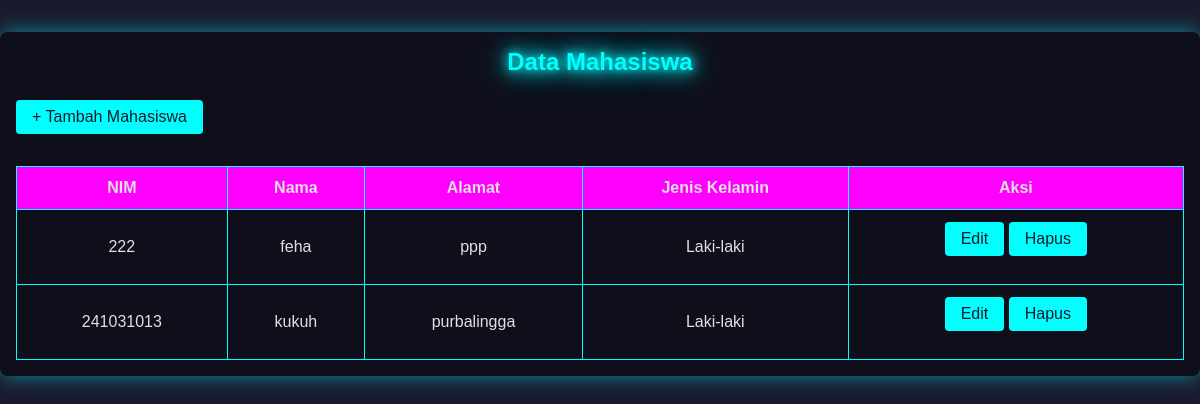
Screenshot of /data_mahasiswa.php (signed in) with the database file from the repository.
### tables this page shows
CREATE TABLE `mahasiswa` (
  `nim` varchar(20) NOT NULL,
  `nama` varchar(100) NOT NULL,
  `tempat` text DEFAULT NULL,
  `pk` enum('laki-laki','perempuan') DEFAULT NULL,
  `created_at` timestamp NOT NULL DEFAULT current_timestamp()
);

### data_mahasiswa.php (the view, shortened to what this page needs)
<?php
include 'koneksi.php';
$result = mysqli_query($koneksi, "SELECT * FROM mahasiswa ORDER BY nim ASC");
?>
<!DOCTYPE html>
<html lang="id">
<head>
    <body>
    <div class="dashboard">
    <h2>Data Mahasiswa</h2>
    <a href="tambah_mahasiswa.php" class="button">+ Tambah Mahasiswa</a>
    <table>
        <thead>
            <tr><th>NIM</th><th>Nama</th><th>Alamat</th><th>Jenis Kelamin</th><th>Aksi</th></tr>
        </thead>
        <tbody>
            <?php while($row = mysqli_fetch_assoc($result)): ?>
                <tr>
                    <td><?= $row['nim'] ?></td>
                    <td><?= $row['nama'] ?></td>
                    <td><?= $row['tempat'] ?></td>
                    <td><?= ucfirst($row['pk']) ?></td>
                    <td>
                        <a href="edit_mahasiswa.php?id=<?= $row['nim'] ?>" class="button">Edit</a>
                        <a href="hapus_mahasiswa.php?id=<?= $row['nim'] ?>" class="button" onclick="return confirm('Hapus data ini?')">Hapus</a>
                    </td>
                </tr>
            <?php endwhile; ?>
        </tbody>
        </table>
    </div>
    </body>

### data_mahasiswa.php (style rules this page uses)
:root { --primary-neon: #00ffff; --secondary-neon: #ff00ff; --dark-bg: #1a1a2e; --darker-bg: #0f0f1a; --light-text: #e0e0e0; --card-bg: rgba(10, 10, 20, 0.7); --glow-strength: 0 0 10px, 0 0 20px, 0 0 30px; }
* { margin: 0; padding: 0; box-sizing: border-box; font-family: 'Orbitron', sans-serif; }
body { background-color: var(--dark-bg); color: var(--light-text); }
.dashboard { max-width: 1200px; margin: 2rem auto; padding: 1rem; background: var(--card-bg); border-radius: 8px; box-shadow: 0 0 20px rgba(0, 255, 255, 0.5); }
.dashboard h2 { text-align: center; color: var(--primary-neon); margin-bottom: 1.5rem; text-shadow: var(--glow-strength) var(--primary-neon); }
.button { background-color: var(--primary-neon); color: var(--dark-bg); padding: 0.5rem 1rem; border-radius: 4px; text-decoration: none; transition: background-color 0.3s, transform 0.3s; display: inline-block; margin-bottom: 1rem; }
table { width: 100%; border-collapse: collapse; margin-top: 1rem; }
table thead { background-color: var(--secondary-neon); }
table th, table td { padding: 0.75rem; text-align: center; border: 1px solid var(--primary-neon); }
table th { color: var(--light-text); }
table td { color: var(--light-text); }

### rows the page displays
mahasiswa: nim "222", nama "feha", tempat "ppp", pk "Laki-laki"
mahasiswa: nim "241031013", nama "kukuh", tempat "purbalingga", pk "Laki-laki"
